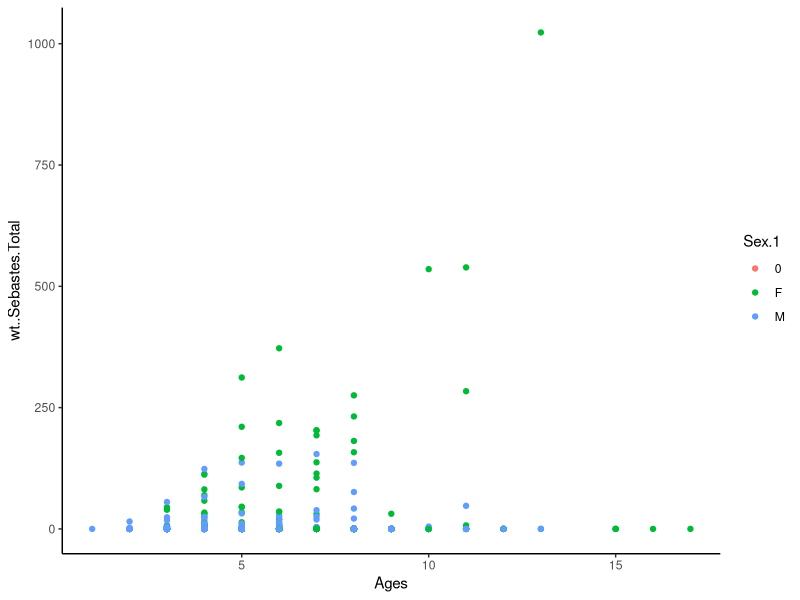
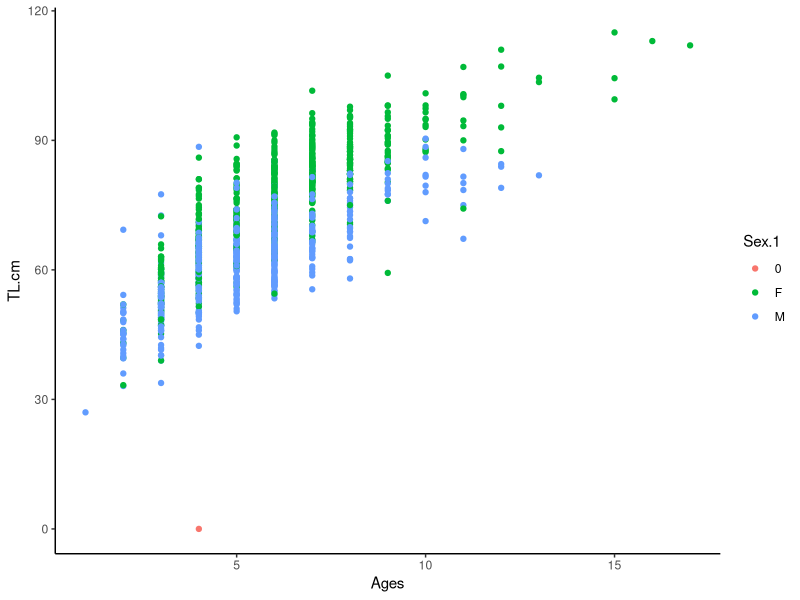
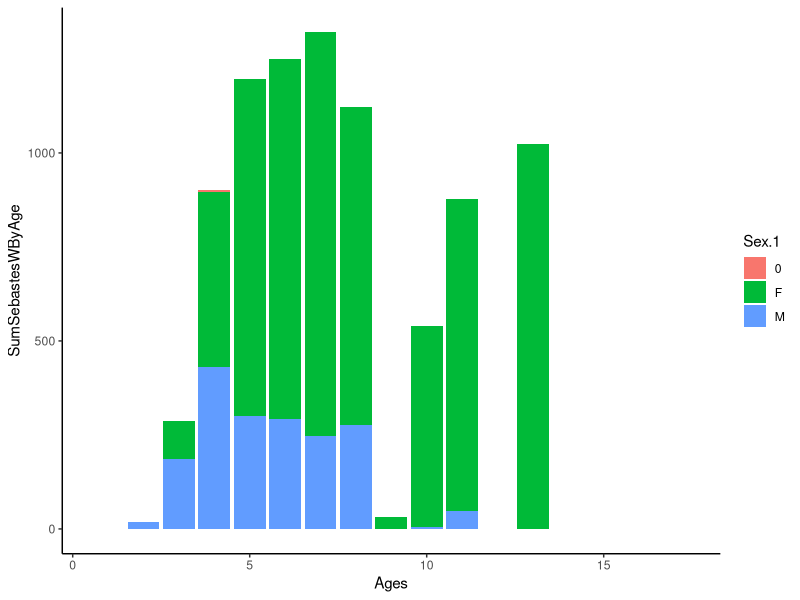
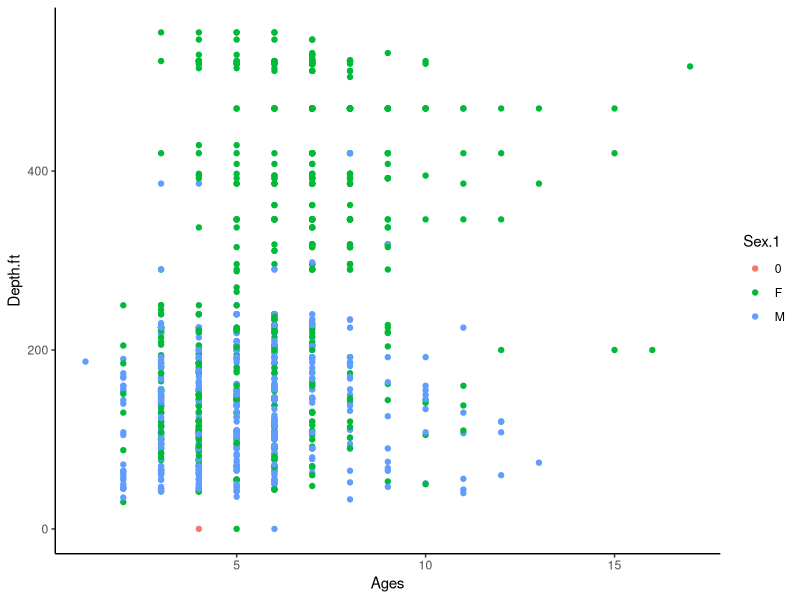
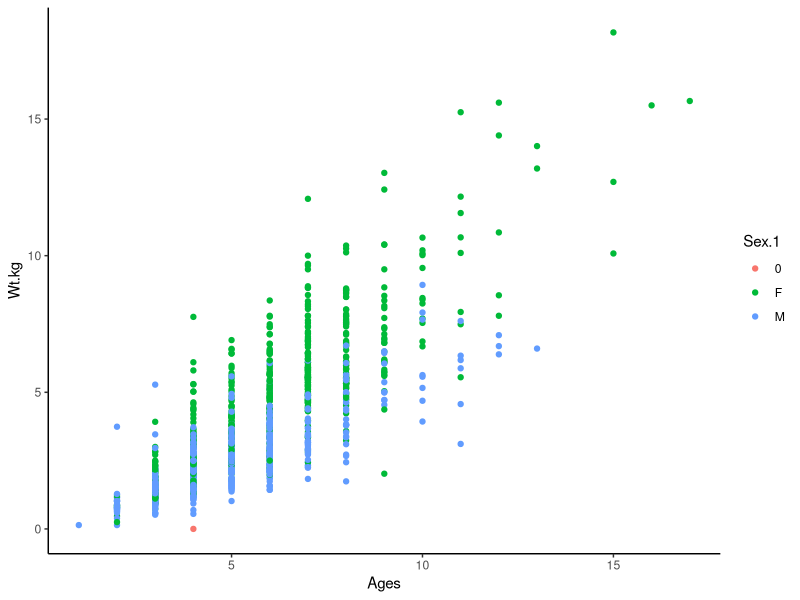

Write R code to recreate these figures, in order.
library(tidyverse)

# lingcod_working dataset is the dataset with total weight and number of all prey items
#                         and all columns of diet info retained
# lingcod_rockfish dataset is the dataset with a subset of relevant location and fish info
#                          and only columns including rockfish prey info
  

### Read the data in
lingcod <- read.csv("data/Lingcod with Gut Contents_All_BB.csv")
colnames(lingcod)

## Calculate the sum of all the gut content by weight
lingcod_gut_content_wt <- lingcod %>% 
  select(Sample.ID, contains("wt.."))
lingcod_gut_content_wt[is.na(lingcod_gut_content_wt)] <- 0
lingcod_gut_content_wt <- lingcod_gut_content_wt %>% 
  mutate(wt..Total = rowSums(lingcod_gut_content_wt[,2:103])) %>% 
  select(Sample.ID, wt..Total)

## Calculate the sum of all the gut content by number
lingcod_gut_content_X <- lingcod %>% 
  select(Sample.ID, contains("X.."))
lingcod_gut_content_X[is.na(lingcod_gut_content_X)] <- 0
lingcod_gut_content_X <- lingcod_gut_content_X %>% 
  mutate(X..Total = rowSums(lingcod_gut_content_X[,2:103])) %>% 
  select(Sample.ID, X..Total)

# New table with total food in stomach  
lingcod_working <- left_join(lingcod, lingcod_gut_content_wt, by = "Sample.ID") 
lingcod_working <- left_join(lingcod_working, lingcod_gut_content_X, by = "Sample.ID")
lingcod_working <- lingcod_working %>% # Remove the NA rows at the end
  slice(1:1321)


### There are two columns for sex, Sex and Sex.1. They don't match.
### What is the difference between the two?
lingcod_sexColumns <- lingcod %>% 
  select(Sample.ID, Sex, Sex.1)

lingcod_sexColumns %>% 
  group_by(Sex) %>%
  tally()

lingcod_sexColumns %>% 
  group_by(Sex.1) %>%
  tally()

### Create working dataset with relevant columns and make a
### new column grouping all Sebastes species into one
lingcod_rockfish <- lingcod_working %>%
  select(Sample.ID, Ages, Date..yymmdd., Port, Location, Lat, Long,
         Depth.ft, TL.cm, Sex.1, Wt.kg, Gape, Maturity, Stage, 
         Gut.wt.kg, Gut.contents.kg, X..Sebastes, wt..Sebastes, 
         X..Sebastes.jordani, wt..Sebastes.jordani, X..Yellowtail.Rockfish,
         wt..Yellowtail.Rockfish, X..Blue.Rockfish, wt..Blue.Rockfish,
         X..Black.Rockfish, wt..Black.RF, X..Puget.Sound.Rockfish,
         wt..Puget.Sound.Rockfish, wt..Total, X..Total) %>% 
  replace(is.na(.), 0) %>%
  mutate(X..Sebastes.Total = rowSums(select(.,X..Sebastes, X..Sebastes.jordani,
                                            X..Yellowtail.Rockfish, X..Blue.Rockfish,
                                            X..Black.Rockfish, X..Puget.Sound.Rockfish))) %>% 
  mutate(wt..Sebastes.Total = rowSums(select(.,wt..Sebastes, wt..Sebastes.jordani,
                                             wt..Yellowtail.Rockfish, wt..Blue.Rockfish,
                                             wt..Black.RF, wt..Puget.Sound.Rockfish))) %>% 
  filter(Sex.1 != "") ## We realized that rows with NA for Sex were all just 0s


### Let's take a look at the Unknown Sex values and see if they're even useful
lingcod_rockfish %>% 
  group_by(Sex.1) %>% 
  tally()
  ## So, there are 55 blanks, 1 "O", 630 "F", and 960 "M"

Sex_0 <- lingcod_rockfish %>% 
  filter(Sex.1 == 0)  
## There is 1 observation, with only SampleID and Sebastes wt provided

Sex_NA <- lingcod_rockfish %>% 
  filter(Sex.1 == "")
## All of these observations are just a bunch of 0s

### Replace all 0s in Ages column with NAs
lingcod_rockfish$Ages <- replace(lingcod_rockfish$Ages, lingcod_rockfish$Ages == 0, NA)


### It is important to determine the ages that are NA because we are
### determining Lingcod diet by age

### How did Bonnie et al Age the fish? Otoliths?

### We could possibly determine an Age based off of the length of the fish
### So, let's look at the total length range for each known Age
LengthRangeByAge <- lingcod_rockfish %>% 
  group_by(Ages) %>%
  summarise(
    MaxLengthByAge = max(TL.cm, na.rm = T),
    MinLengthByAge = min(TL.cm, na.rm = T),
    MeanLengthByAge = mean(TL.cm, na.rm = T),
    n = n()
  ) %>%
  arrange(Ages)

189/sum(LengthRangeByAge$n) #14% of data have missing Age values


### Plotting Ages x Total Weight of Sebastes found in stomach content
### with Males/Females as different colors
ggplot(lingcod_rockfish, aes(x = Ages, y = wt..Sebastes.Total, color = Sex.1)) +
  geom_point() +
  theme_classic()


### Plotting Ages x Total Length with males/females as different colors
ggplot(lingcod_rockfish, aes(x = Ages, y = TL.cm, color = Sex.1)) +
  geom_point() +
  theme_classic()
  

  
### Lets look at how the weight distribution of Sebastes found in the 
### stomach varies with age

SebastesWeightRangeByAge <- lingcod_rockfish %>% 
  group_by(Ages, Sex.1) %>%
  summarise(
    MaxSebastesWByAge = max(wt..Sebastes.Total, na.rm = T),
    MeanSebastesWByAge = mean(wt..Sebastes.Total, na.rm = T),
    SumSebastesWByAge = sum(wt..Sebastes.Total, na.rm = T),
    n()
  )

ggplot(SebastesWeightRangeByAge, aes(Ages, SumSebastesWByAge, fill = Sex.1)) +
  geom_col() +
  theme_classic()


### Look at how Age varies with Depth
ggplot(lingcod_rockfish, aes(x = Ages, y = Depth.ft, color = Sex.1)) +
  geom_point() +
  theme_classic()

### Look at how body weight in kg varies with age between sex
ggplot(lingcod_rockfish, aes(x = Ages, y = Wt.kg, color = Sex.1)) +
  geom_point() +
  theme_classic()

### Lets look at how many observations there are that actually 
### contain sebastes in the stomach
lingcodWithSebastes <- lingcod_rockfish %>%
  filter(wt..Sebastes.Total>0) %>% 
  tally() # there are 165 observations with sebastes in stomach


### How many samples do we have for males and females for each age class
FreqOfSexByAge <- lingcod_rockfish %>% 
  group_by(Ages, Sex.1) %>%
  summarise(
    n = n()
  ) %>%
  arrange(Ages)


  